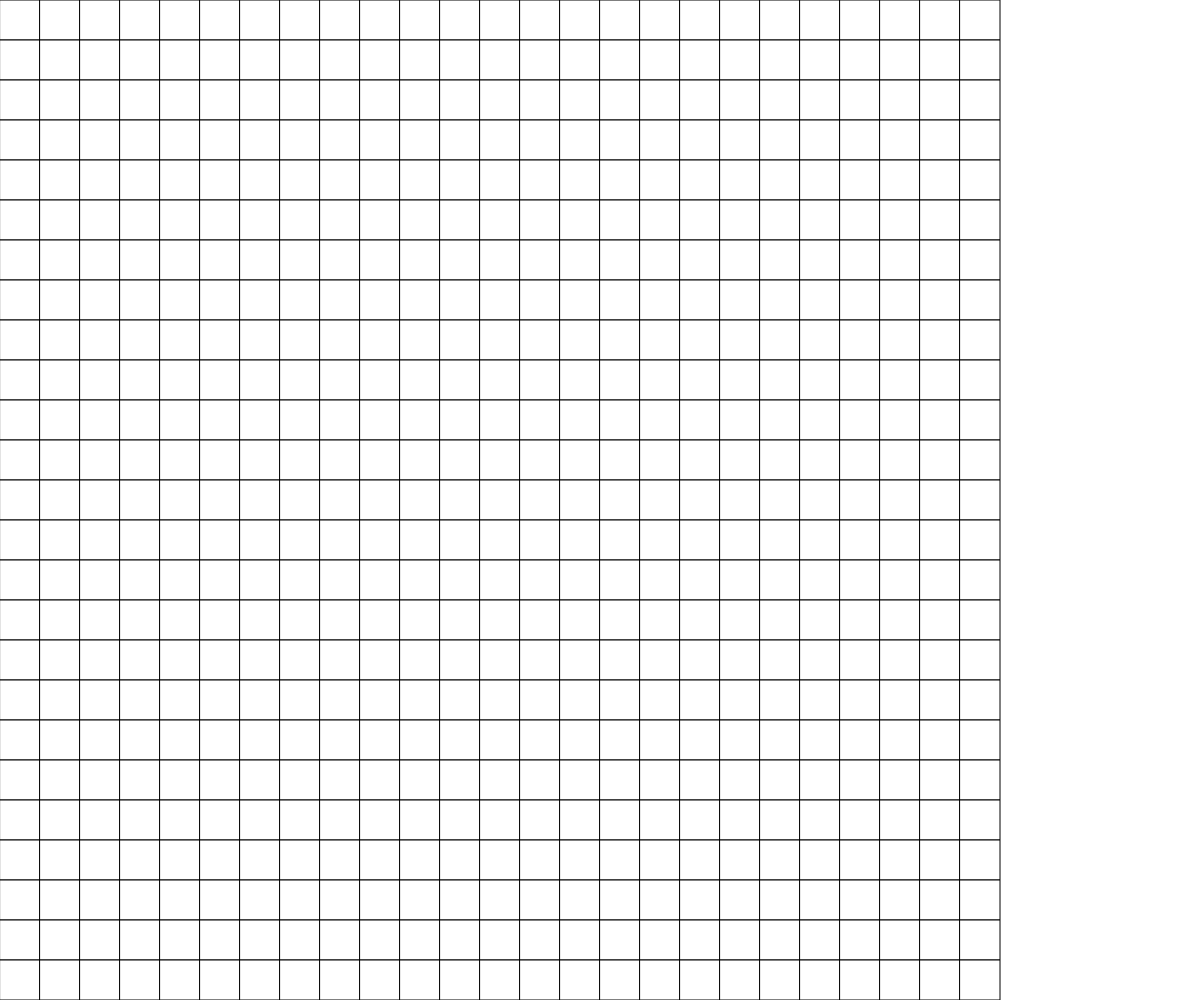
Frame 1 (no input)
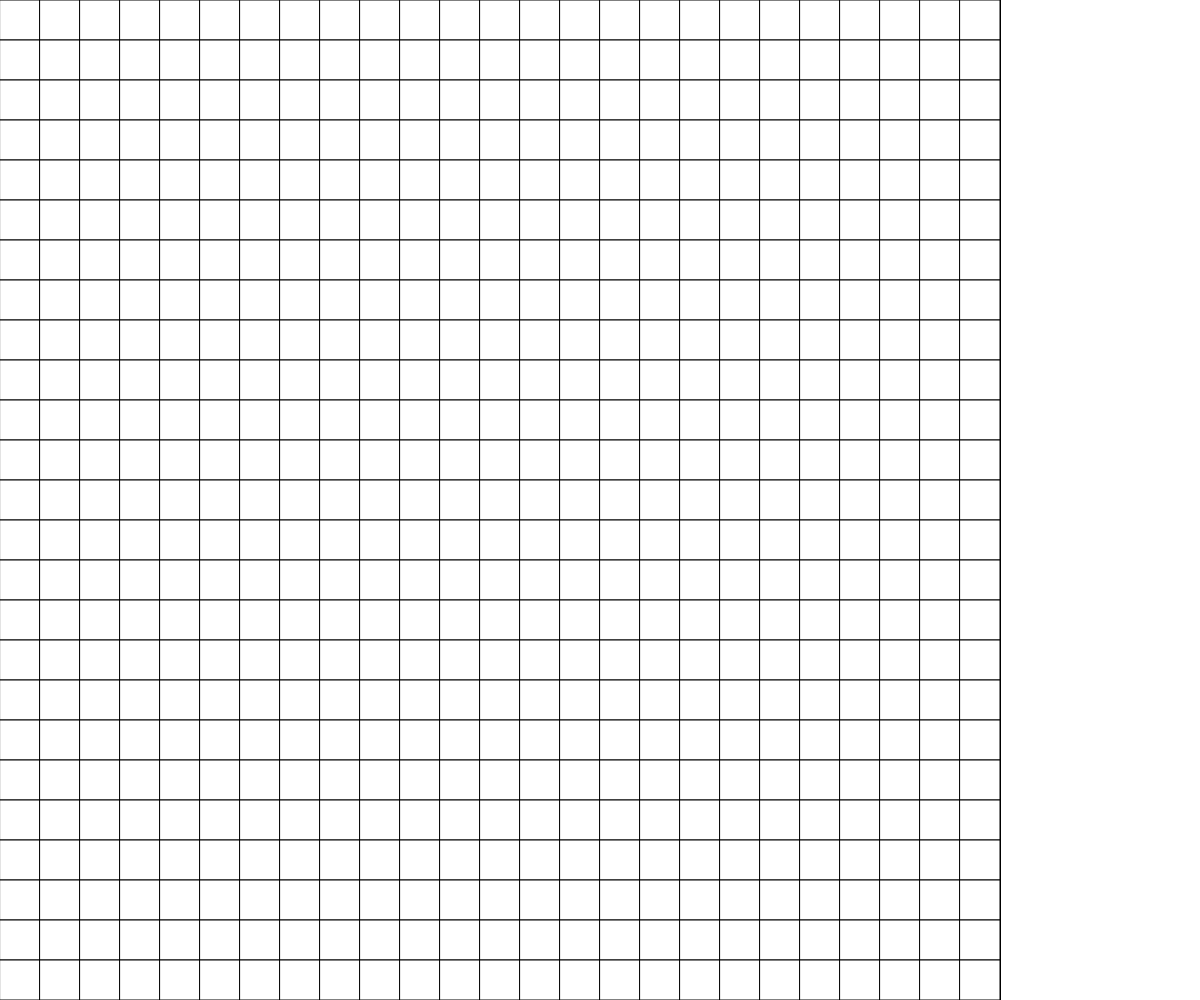
Frame 60 (no input)
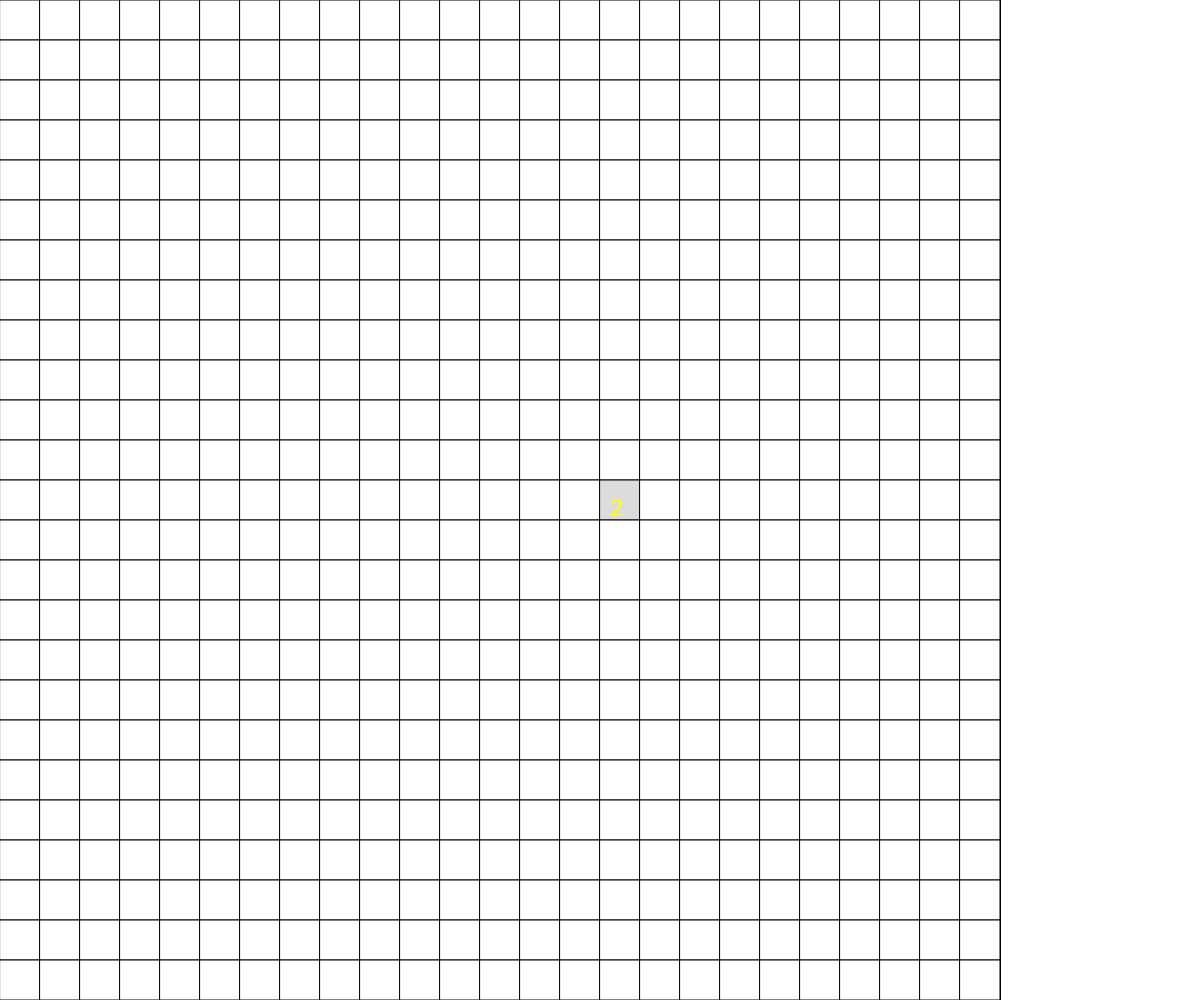
Frame 120 (the mouse pressed at the canvas centre since frame 60)

The p5.js sketch that drew these frames (run headless with seeded random() and noise() and a simulated clock; from frame 60 on, the mouse is pressed at the canvas centre):

// p5.js sketch
// ── sketch.js
// First Project
// Eric James
// Sept. Thrus. 5th 2019
//
// Extra for Experts:
// - describe what you did to take this project "above and beyond"

let grid;
let bombsUnFlagged;
let bombChance = 0.1;
let playing = true;

function setup() {
  createCanvas(windowWidth, windowHeight)

  grid = new Grid(25, 25);
  bombsUnFlagged = grid.totalBombs;
}


function draw() {
  if (playing) {
    grid.display();
  }
}

function mousePressed() {
  if (playing) {
    let clickedCell = grid.getCell(mouseX, mouseY);
    if (clickedCell !== undefined) {
      if (mouseButton === LEFT) {
        if (!clickedCell.isFlagged()) {
          if (clickedCell.clearCell()) {
          } else {
            endGame();
          }
        }
      } else if (mouseButton === RIGHT) {
        if (!clickedCell.isClear()) {
          clickedCell.toggleFlag();
        }
      }
  
      return false;
    }
  
    return true;
  }
}

class Cell {
  constructor(isBomb, x, y) {
    this.x = x;
    this.y = y;
    this.bomb = isBomb;
    this.flag = false;
    this.clear = false;
    if (isBomb) {
      this.value = -1;
    } else {
      this.value = 0;
    }
  }

  isFlagged() {
    return this.flag;
  }

  isClear() {
    return this.clear;
  }

  isBomb() {
    return this.bomb;
  }

  getValue() {
    return this.value;
  }

  toggleFlag() {
    this.flag = !this.flag;
  }

  setValue(value) {
    this.value = value;
  }

  clearCell() {
    this.clear = true;            
    if (this.getValue() === 0) {
      for (let xOffset = -1; xOffset < 2; xOffset++) {
        for (let yOffset = -1; yOffset < 2; yOffset++) {
          if (this.x - xOffset >= 0 && this.y - yOffset >= 0 && this.x - xOffset < grid.columns && this.y - yOffset < grid.rows) {
            let sideCell = grid.table[this.x + xOffset][this.y + yOffset];
            if (sideCell.getValue() === 0) {
              sideCell.clearCell();
            }
          }
        }
      }
    }
    return !this.bomb;
  }
}

class Grid {
  constructor(rows, columns) {
    this.colours = [[220, 220, 220], [255, 0, 0], [255, 255, 0], [150, 255, 0], [0, 255, 0], [0, 0, 255], [255, 0, 255], [252, 3, 161]]
    this.rows = rows;
    this.columns = columns;
    this.totalBombs = 0;
    if (width < height) {
      this.cellSize = width/columns;
    } else {
      this.cellSize = height/rows;
    }
    this.table = [];

    for (let x = 0; x < columns; x++) {
      this.table.push([]);
      for (let y = 0; y < rows; y++) {
        let isBomb;
        if (random(0,1) < bombChance) {
          isBomb = true;
          this.totalBombs ++;
        } else {
          isBomb = false;
        }

        this.table[x].push(new Cell(isBomb, x, y));
      }
    }

    for (let x = 0; x < this.columns; x++) {
      for (let y = 0; y < this.rows; y++) {
        let cell = this.table[x][y];

        let value = 0;

        if (cell.value > -1) {
          for (let xOffset = -1; xOffset < 2; xOffset++) {
            for (let yOffset = -1; yOffset < 2; yOffset++) {
              if (x - xOffset >= 0 && y - yOffset >= 0 && x - xOffset < this.columns && y - yOffset < this.rows) {
                print(this.table[x - xOffset][y - yOffset], x - xOffset, y - yOffset);
                if (this.table[x - xOffset][y - yOffset].isBomb()) {
                  value ++;
                }
              }
            }
          }
        }

        cell.setValue(value);
      }
    }
  }

  display() {
    for (let x = 0; x < this.columns; x++) {
      for (let y = 0; y < this.rows; y++) {
        let cell = this.table[x][y];
        if (cell.isClear()) {
          fill(220);
        } else {
          if (cell.isFlagged()) {
            fill(0, 255, 0);
          } else {
            fill(255);
          }
        }

        rect(x*this.cellSize, y*this.cellSize, this.cellSize, this.cellSize);
        let value = cell.getValue();

        if (value > -1 && cell.isClear()) {
          fill(this.colours[value][0], this.colours[value][1], this.colours[value][2]);
          textSize(24);
          text(value, x*this.cellSize+this.cellSize*0.25, y*this.cellSize + this.cellSize * 0.90);
        }
      }
    }
  }

  getCell(x, y) {
    if (x <= this.cellSize*this.columns && y <= this.cellSize*this.rows) {
      return this.table[floor(x/this.cellSize)][floor(y/this.cellSize)];
    }
  }
}
